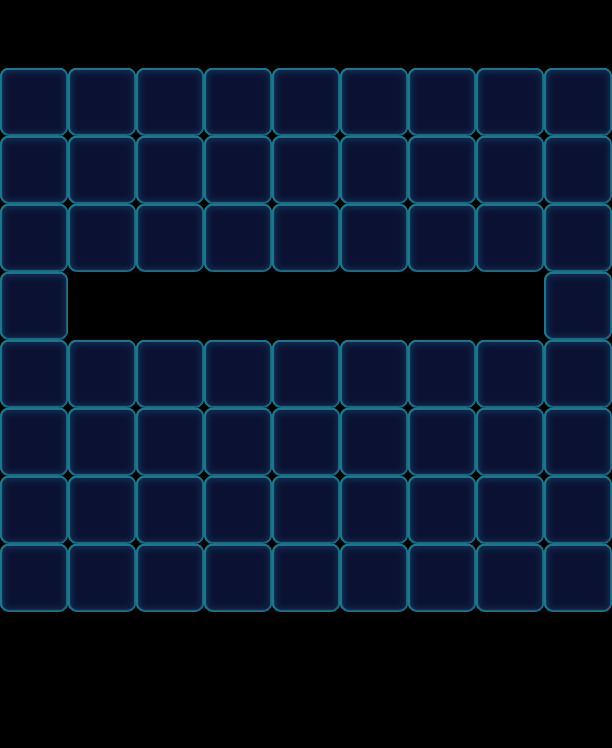

The image is a tile-based game level rendered from a .tmx file. Its description and source (layers, tilesets, objects; grid data summarised) follow:
An orthogonal 9x11 tile map with 68x68 px tiles, 1 tile layer (Valid), 2 tilesets and 76 objects (45x Monster, 9x Factory_Normal, 8x Bomb, 8x Lock, 6x Stone).

<map version="1.0" orientation="orthogonal" width="9" height="11" tilewidth="68" tileheight="68">
 <tileset firstgid="1" name="game_grid1" tilewidth="68" tileheight="68">
  <image source="game_grid1.png" width="68" height="68" />
 </tileset>
 <tileset firstgid="2" name="map" tilewidth="68" tileheight="68">
  <image source="map.png" width="1024" height="1024" />
 </tileset>
 <layer name="Valid" width="9" height="11">
  <data>[99 cells, 65 non-empty, 1 distinct tile ids]</data>
 </layer>
 <objectgroup name="BottomObj" width="9" height="11" />
 <objectgroup name="MiddleObj" width="9" height="11">
  <object type="Monster" gid="17" x="204" y="476">
   <properties>
    <property name="Color" value="Purple" />
   </properties>
  </object>
  <object type="Monster" gid="3" x="204" y="544">
   <properties>
    <property name="Color" value="Green" />
   </properties>
  </object>
  <object type="Monster" gid="19" x="340" y="476">
   <properties>
    <property name="Color" value="Yellow" />
   </properties>
  </object>
  <object type="Monster" gid="4" x="136" y="544">
   <properties>
    <property name="Color" value="Orange" />
   </properties>
  </object>
  <object type="Monster" gid="2" x="204" y="612">
   <properties>
    <property name="Color" value="Blue" />
   </properties>
  </object>
  <object type="Monster" gid="4" x="204" y="272">
   <properties>
    <property name="Color" value="Orange" />
   </properties>
  </object>
  <object type="Monster" gid="19" x="272" y="272">
   <properties>
    <property name="Color" value="Yellow" />
   </properties>
  </object>
  <object type="Monster" gid="19" x="340" y="272">
   <properties>
    <property name="Color" value="Yellow" />
   </properties>
  </object>
  <object type="Monster" gid="19" x="204" y="204">
   <properties>
    <property name="Color" value="Yellow" />
   </properties>
  </object>
  <object type="Monster" gid="18" x="272" y="204">
   <properties>
    <property name="Color" value="Pink" />
   </properties>
  </object>
  <object type="Monster" gid="4" x="340" y="204">
   <properties>
    <property name="Color" value="Orange" />
   </properties>
  </object>
  <object type="Monster" gid="18" x="476" y="204">
   <properties>
    <property name="Color" value="Pink" />
   </properties>
  </object>
  <object type="Monster" gid="18" x="408" y="204">
   <properties>
    <property name="Color" value="Pink" />
   </properties>
  </object>
  <object type="Monster" gid="18" x="272" y="136">
   <properties>
    <property name="Color" value="Pink" />
   </properties>
  </object>
  <object type="Monster" gid="18" x="544" y="612">
   <properties>
    <property name="Color" value="Pink" />
   </properties>
  </object>
  <object type="Monster" gid="18" x="408" y="476">
   <properties>
    <property name="Color" value="Pink" />
   </properties>
  </object>
  <object type="Monster" gid="2" x="136" y="408">
   <properties>
    <property name="Color" value="Blue" />
   </properties>
  </object>
  <object type="Monster" gid="18" x="68" y="544">
   <properties>
    <property name="Color" value="Pink" />
   </properties>
  </object>
  <object type="Monster" gid="18" x="136" y="612">
   <properties>
    <property name="Color" value="Pink" />
   </properties>
  </object>
  <object type="Monster" gid="3" x="68" y="612">
   <properties>
    <property name="Color" value="Green" />
   </properties>
  </object>
  <object type="Monster" gid="4" x="272" y="612">
   <properties>
    <property name="Color" value="Orange" />
   </properties>
  </object>
  <object type="Monster" gid="4" x="340" y="612">
   <properties>
    <property name="Color" value="Orange" />
   </properties>
  </object>
  <object type="Monster" gid="3" x="272" y="476">
   <properties>
    <property name="Color" value="Green" />
   </properties>
  </object>
  <object type="Monster" gid="19" x="408" y="544">
   <properties>
    <property name="Color" value="Yellow" />
   </properties>
  </object>
  <object type="Monster" gid="19" x="272" y="544">
   <properties>
    <property name="Color" value="Yellow" />
   </properties>
  </object>
  <object type="Monster" gid="17" x="340" y="408">
   <properties>
    <property name="Color" value="Purple" />
   </properties>
  </object>
  <object type="Monster" gid="17" x="272" y="408">
   <properties>
    <property name="Color" value="Purple" />
   </properties>
  </object>
  <object type="Monster" gid="2" x="340" y="544">
   <properties>
    <property name="Color" value="Blue" />
   </properties>
  </object>
  <object type="Monster" gid="2" x="408" y="612">
   <properties>
    <property name="Color" value="Blue" />
   </properties>
  </object>
  <object type="Monster" gid="2" x="476" y="612">
   <properties>
    <property name="Color" value="Blue" />
   </properties>
  </object>
  <object type="Monster" gid="18" x="68" y="204">
   <properties>
    <property name="Color" value="Pink" />
   </properties>
  </object>
  <object type="Monster" gid="4" x="136" y="204">
   <properties>
    <property name="Color" value="Orange" />
   </properties>
  </object>
  <object name="13" type="Bomb" gid="17" x="408" y="136">
   <properties>
    <property name="BombTime" value="9" />
    <property name="Color" value="Orange" />
   </properties>
  </object>
  <object name="13" type="Bomb" gid="17" x="476" y="136">
   <properties>
    <property name="BombTime" value="9" />
    <property name="Color" value="Purple" />
   </properties>
  </object>
  <object name="13" type="Bomb" gid="17" x="68" y="136">
   <properties>
    <property name="BombTime" value="9" />
    <property name="Color" value="Purple" />
   </properties>
  </object>
  <object name="13" type="Bomb" gid="17" x="204" y="136">
   <properties>
    <property name="BombTime" value="9" />
    <property name="Color" value="Purple" />
   </properties>
  </object>
  <object name="13" type="Bomb" gid="17" x="544" y="136">
   <properties>
    <property name="BombTime" value="9" />
    <property name="Color" value="Orange" />
   </properties>
  </object>
  <object name="13" type="Bomb" gid="17" x="340" y="136">
   <properties>
    <property name="BombTime" value="9" />
    <property name="Color" value="Purple" />
   </properties>
  </object>
  <object name="13" type="Bomb" gid="17" x="136" y="136">
   <properties>
    <property name="BombTime" value="9" />
    <property name="Color" value="Orange" />
   </properties>
  </object>
  <object name="13" type="Bomb" gid="17" x="0" y="136">
   <properties>
    <property name="BombTime" value="9" />
    <property name="Color" value="Orange" />
   </properties>
  </object>
  <object type="Monster" gid="19" x="0" y="544">
   <properties>
    <property name="Color" value="Yellow" />
   </properties>
  </object>
  <object type="Monster" gid="19" x="0" y="612">
   <properties>
    <property name="Color" value="Yellow" />
   </properties>
  </object>
  <object type="Monster" gid="19" x="68" y="476">
   <properties>
    <property name="Color" value="Yellow" />
   </properties>
  </object>
  <object type="Monster" gid="2" x="0" y="476">
   <properties>
    <property name="Color" value="Blue" />
   </properties>
  </object>
  <object type="Monster" gid="3" x="544" y="544">
   <properties>
    <property name="Color" value="Green" />
   </properties>
  </object>
  <object type="Monster" gid="3" x="476" y="544">
   <properties>
    <property name="Color" value="Green" />
   </properties>
  </object>
  <object type="Monster" gid="3" x="544" y="476">
   <properties>
    <property name="Color" value="Green" />
   </properties>
  </object>
  <object type="Monster" gid="4" x="476" y="476">
   <properties>
    <property name="Color" value="Orange" />
   </properties>
  </object>
  </objectgroup>
 <objectgroup color="#000000" name="TopObj" width="9" height="11">
  <!-- 23 objects omitted --></objectgroup>
 <objectgroup color="#00ff00" name="CeilObj" width="9" height="11" />
</map>
<!-- 28 of 76 objects omitted -->
